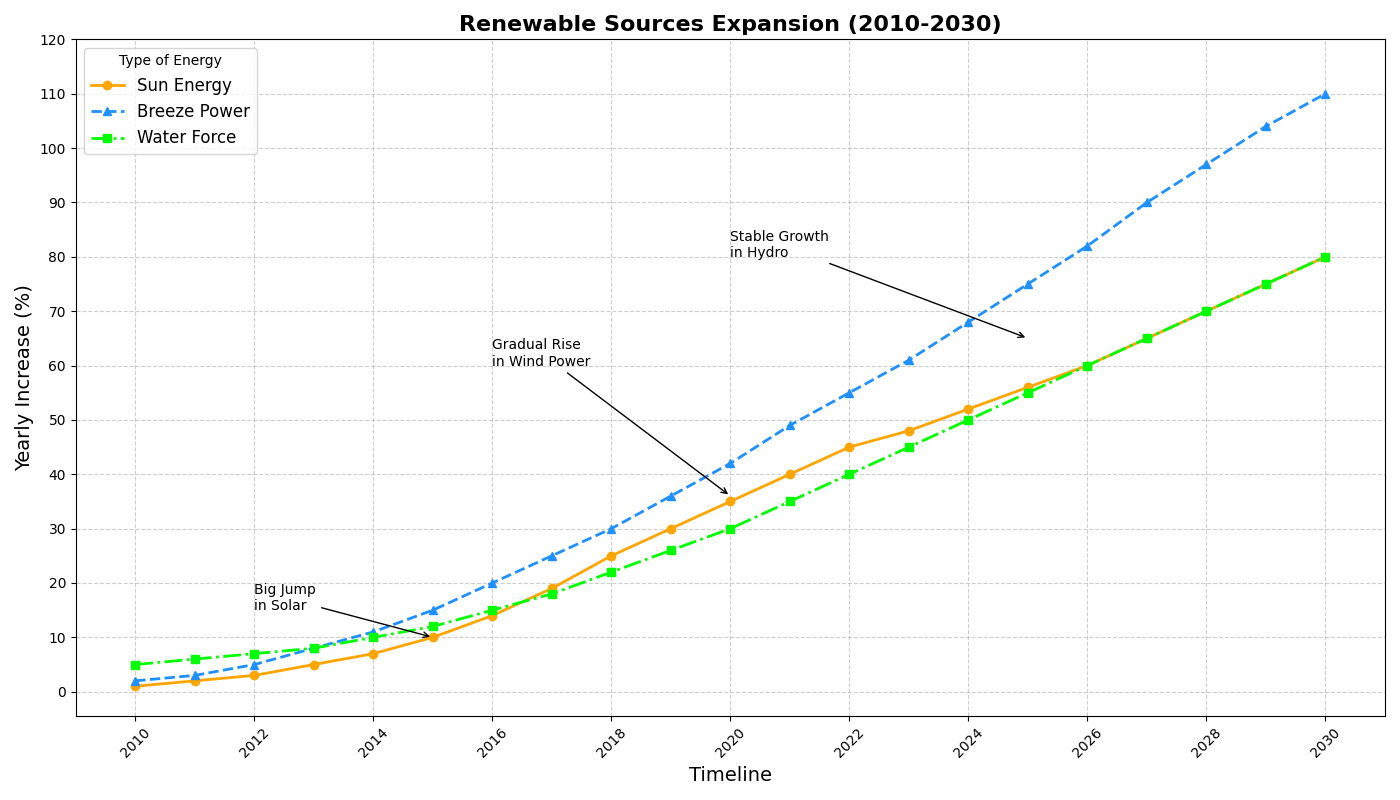

Python code for this plot:
import matplotlib.pyplot as plt
import numpy as np

# Data for plotting
years = np.arange(2010, 2031)
solar_growth = [1, 2, 3, 5, 7, 10, 14, 19, 25, 30, 35, 40, 45, 48, 52, 56, 60, 65, 70, 75, 80]
wind_growth = [2, 3, 5, 8, 11, 15, 20, 25, 30, 36, 42, 49, 55, 61, 68, 75, 82, 90, 97, 104, 110]
hydro_growth = [5, 6, 7, 8, 10, 12, 15, 18, 22, 26, 30, 35, 40, 45, 50, 55, 60, 65, 70, 75, 80]

plt.figure(figsize=(14, 8))

# Plot lines with manually altered labels
plt.plot(years, solar_growth, label='Sun Energy', color='#FFA500', marker='o', linewidth=2, linestyle='-')
plt.plot(years, wind_growth, label='Breeze Power', color='#1E90FF', marker='^', linewidth=2, linestyle='--')
plt.plot(years, hydro_growth, label='Water Force', color='#00FF00', marker='s', linewidth=2, linestyle='-.')

# Manually altered title and labels
plt.title('Renewable Sources Expansion (2010-2030)', fontsize=16, fontweight='bold')
plt.xlabel('Timeline', fontsize=14)
plt.ylabel('Yearly Increase (%)', fontsize=14)

# Manually altered annotations
plt.annotate('Big Jump\nin Solar', xy=(2015, 10), xytext=(2012, 15),
             arrowprops=dict(facecolor='black', arrowstyle='->'), fontsize=10)
plt.annotate('Gradual Rise\nin Wind Power', xy=(2020, 36), xytext=(2016, 60),
             arrowprops=dict(facecolor='black', arrowstyle='->'), fontsize=10)
plt.annotate('Stable Growth\nin Hydro', xy=(2025, 65), xytext=(2020, 80),
             arrowprops=dict(facecolor='black', arrowstyle='->'), fontsize=10)

# Customize legend
plt.legend(loc='upper left', title='Type of Energy', fontsize=12, frameon=True)

# Customize grid and ticks
plt.grid(True, linestyle='--', alpha=0.6)
plt.xticks(years[::2], rotation=45)
plt.yticks(np.arange(0, 121, 10))

# Adjust layout to avoid overlap
plt.tight_layout()

# Show plot
plt.show()
